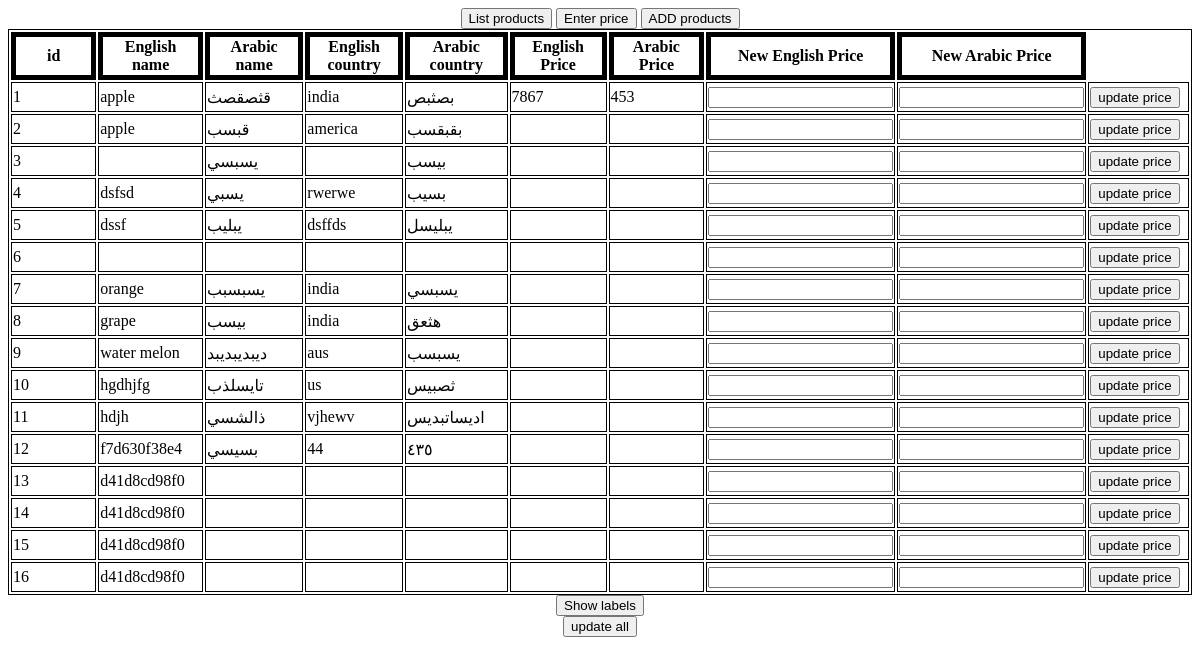
Page /productlist.php on the committed database.
### tables this page shows
CREATE TABLE `a` (
  `id` int(11) NOT NULL,
  `e_name` varchar(11) NOT NULL,
  `a_name` varchar(11) NOT NULL,
  `e_price` varchar(1000) NOT NULL,
  `a_price` varchar(1000) NOT NULL,
  `e_country` varchar(11) NOT NULL,
  `a_country` varchar(11) NOT NULL
);

### productlist.php (the view, shortened to what this page needs)
<html>
    <head>
    </head>
    <body>
            <center>
            <a href="index.php"><button>List products</button></a>
            <a href="productlist.php"><button>Enter price</button></a>
            <a href="add.html"><button>ADD products</button></a></center>
        <table style="width:100%">
            <tr>
                <th>id</th>
                <th>English name</th>
                <th>Arabic name</th>
                <th>English country</th>
                <th>Arabic country</th>
                <th>English Price</th>
                <th>Arabic Price</th>
                <th>New English Price</th>
                <th>New Arabic Price</th>
             <?php include 'database.php'; ?>
    <?php
    mysqli_query($connect,"set names 'utf8'");
mysqli_query($connect,"set character_set 'utf8'");
    $sql="SELECT * FROM a";
    $result= mysqli_query($connect,$sql);
 while($row = mysqli_fetch_array($result)){
     echo '
     <form method="post" action="update.php">
  <tr>
        <td>'.$row['id'].'</td>
    <td>'.$row['e_name'].'</td>
    <td>'.$row['a_name'].'</td>
    <td>'.$row['e_country'].'</td>
    <td>'.$row['a_country'].'</td>
    <td>'.$row['e_price'].'</td>
    <td>'.$row['a_price'].'</td>
    <td><input type="text" name="ne_price"></td>
    <td><input type="text" name="na_price"></td>
    <td><input type="hidden" name="id" value="'.$row['id'].'"><input type="submit" value="update price"></td>
  </tr> </form>
'  ;
 }
?>
                </table>
        <center><a href="index.php"><button>Show labels</button></a></center>
         <center><a href="updateall.php"><button>update all</button></a></center>
    </body>
</html>

### productlist.php (style rules this page uses)
th { border: 5px solid black; width: 100px; height: 30px; }
td,tr { border: 1px solid black; width: 100px; height: 30px; }
table { border: 1px solid black; }

### rows in the picture
a: id "1", e_name "apple", a_name "قثصقصث", e_country "india", a_country "بصثبص", e_price "7867", a_price "453"
a: id "2", e_name "apple", a_name "قبسب", e_country "america", a_country "بقبقسب"
a: id "3", a_name "يسبسي", a_country "بيسب"
a: id "4", e_name "dsfsd", a_name "يسبي", e_country "rwerwe", a_country "بسيب"
a: id "5", e_name "dssf", a_name "يبليب", e_country "dsffds", a_country "يبليسل"
a: id "6"
a: id "7", e_name "orange", a_name "يسبسبب", e_country "india", a_country "يسبسي"
a: id "8", e_name "grape", a_name "بيسب", e_country "india", a_country "هثعق"
a: id "9", e_name "water melon", a_name "ديبديبديبد", e_country "aus", a_country "يسبسب"
a: id "10", e_name "hgdhjfg", a_name "تايسلذب", e_country "us", a_country "ثصبيس"
a: id "11", e_name "hdjh", a_name "ذالشسي", e_country "vjhewv", a_country "اديساتبديس"
a: id "12", e_name "f7d630f38e4", a_name "بسيسي", e_country "44", a_country "٤٣٥"
a: id "13", e_name "d41d8cd98f0"
a: id "14", e_name "d41d8cd98f0"
a: id "15", e_name "d41d8cd98f0"
a: id "16", e_name "d41d8cd98f0"
